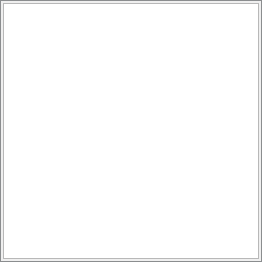
<?xml version="1.0" encoding="UTF-8"?>
<ui version="4.0">
 <class>WorldMapWidget</class>
 <widget class="QWidget" name="WorldMapWidget">
  <property name="geometry">
   <rect>
    <x>0</x>
    <y>0</y>
    <width>262</width>
    <height>262</height>
   </rect>
  </property>
  <property name="sizePolicy">
   <sizepolicy hsizetype="Fixed" vsizetype="Fixed">
    <horstretch>0</horstretch>
    <verstretch>0</verstretch>
   </sizepolicy>
  </property>
  <property name="maximumSize">
   <size>
    <width>262</width>
    <height>262</height>
   </size>
  </property>
  <property name="windowTitle">
   <string>Settings Widget</string>
  </property>
  <property name="styleSheet">
   <string notr="true">QWidget#WorldMapWidget {
	border: 1px solid rgb(139, 141, 143);
}</string>
  </property>
  <layout class="QVBoxLayout" name="verticalLayout">
   <property name="spacing">
    <number>0</number>
   </property>
   <property name="margin">
    <number>0</number>
   </property>
   <item>
    <layout class="QVBoxLayout" name="verticalLayout_4">
     <property name="spacing">
      <number>0</number>
     </property>
     <item>
      <layout class="QHBoxLayout" name="horizontalLayout_5">
       <property name="spacing">
        <number>0</number>
       </property>
       <item>
        <layout class="QVBoxLayout" name="verticalLayout_5">
         <property name="spacing">
          <number>0</number>
         </property>
         <item>
          <widget class="QFrame" name="ContentFrame">
           <property name="maximumSize">
            <size>
             <width>256</width>
             <height>256</height>
            </size>
           </property>
           <layout class="QVBoxLayout" name="verticalLayout_2">
            <property name="spacing">
             <number>0</number>
            </property>
            <property name="margin">
             <number>0</number>
            </property>
            <item>
             <layout class="QHBoxLayout" name="horizontalLayout">
              <property name="spacing">
               <number>0</number>
              </property>
              <item>
               <widget class="QGraphicsView" name="worldMapGraphicsView">
                <property name="sizePolicy">
                 <sizepolicy hsizetype="Fixed" vsizetype="Fixed">
                  <horstretch>0</horstretch>
                  <verstretch>0</verstretch>
                 </sizepolicy>
                </property>
                <property name="minimumSize">
                 <size>
                  <width>256</width>
                  <height>256</height>
                 </size>
                </property>
                <property name="maximumSize">
                 <size>
                  <width>256</width>
                  <height>256</height>
                 </size>
                </property>
                <property name="verticalScrollBarPolicy">
                 <enum>Qt::ScrollBarAlwaysOff</enum>
                </property>
                <property name="horizontalScrollBarPolicy">
                 <enum>Qt::ScrollBarAlwaysOff</enum>
                </property>
               </widget>
              </item>
             </layout>
            </item>
           </layout>
          </widget>
         </item>
        </layout>
       </item>
      </layout>
     </item>
    </layout>
   </item>
  </layout>
 </widget>
 <resources/>
 <connections/>
</ui>
